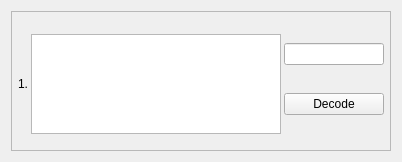
<?xml version="1.0" encoding="UTF-8"?>
<ui version="4.0">
 <class>Form</class>
 <widget class="QWidget" name="Form">
  <property name="geometry">
   <rect>
    <x>0</x>
    <y>0</y>
    <width>402</width>
    <height>162</height>
   </rect>
  </property>
  <property name="minimumSize">
   <size>
    <width>0</width>
    <height>50</height>
   </size>
  </property>
  <property name="windowTitle">
   <string>Form</string>
  </property>
  <layout class="QHBoxLayout" name="horizontalLayout_2">
   <item>
    <widget class="QFrame" name="frame_2">
     <property name="sizePolicy">
      <sizepolicy hsizetype="Maximum" vsizetype="Preferred">
       <horstretch>0</horstretch>
       <verstretch>0</verstretch>
      </sizepolicy>
     </property>
     <property name="minimumSize">
      <size>
       <width>0</width>
       <height>50</height>
      </size>
     </property>
     <property name="autoFillBackground">
      <bool>true</bool>
     </property>
     <property name="frameShape">
      <enum>QFrame::StyledPanel</enum>
     </property>
     <layout class="QHBoxLayout" name="horizontalLayout">
      <property name="spacing">
       <number>0</number>
      </property>
      <property name="leftMargin">
       <number>3</number>
      </property>
      <property name="rightMargin">
       <number>3</number>
      </property>
      <property name="bottomMargin">
       <number>3</number>
      </property>
      <item>
       <widget class="Line" name="line_3">
        <property name="lineWidth">
         <number>0</number>
        </property>
        <property name="orientation">
         <enum>Qt::Vertical</enum>
        </property>
       </widget>
      </item>
      <item>
       <widget class="QLabel" name="number_index">
        <property name="sizePolicy">
         <sizepolicy hsizetype="Maximum" vsizetype="Preferred">
          <horstretch>0</horstretch>
          <verstretch>0</verstretch>
         </sizepolicy>
        </property>
        <property name="minimumSize">
         <size>
          <width>0</width>
          <height>0</height>
         </size>
        </property>
        <property name="text">
         <string>1.</string>
        </property>
        <property name="alignment">
         <set>Qt::AlignCenter</set>
        </property>
        <property name="margin">
         <number>5</number>
        </property>
       </widget>
      </item>
      <item>
       <widget class="QWidget" name="widget_2" native="true">
        <property name="sizePolicy">
         <sizepolicy hsizetype="Expanding" vsizetype="Preferred">
          <horstretch>5</horstretch>
          <verstretch>0</verstretch>
         </sizepolicy>
        </property>
        <layout class="QVBoxLayout" name="verticalLayout_2">
         <property name="leftMargin">
          <number>3</number>
         </property>
         <property name="topMargin">
          <number>3</number>
         </property>
         <property name="rightMargin">
          <number>3</number>
         </property>
         <property name="bottomMargin">
          <number>3</number>
         </property>
         <item>
          <widget class="QPlainTextEdit" name="plainTextEdit">
           <property name="sizePolicy">
            <sizepolicy hsizetype="Expanding" vsizetype="Maximum">
             <horstretch>2</horstretch>
             <verstretch>0</verstretch>
            </sizepolicy>
           </property>
           <property name="minimumSize">
            <size>
             <width>0</width>
             <height>100</height>
            </size>
           </property>
           <property name="maximumSize">
            <size>
             <width>1000</width>
             <height>100</height>
            </size>
           </property>
           <property name="readOnly">
            <bool>true</bool>
           </property>
           <property name="plainText">
            <string/>
           </property>
          </widget>
         </item>
        </layout>
       </widget>
      </item>
      <item>
       <widget class="QWidget" name="widget" native="true">
        <property name="sizePolicy">
         <sizepolicy hsizetype="Expanding" vsizetype="Preferred">
          <horstretch>2</horstretch>
          <verstretch>0</verstretch>
         </sizepolicy>
        </property>
        <layout class="QVBoxLayout" name="verticalLayout">
         <property name="leftMargin">
          <number>0</number>
         </property>
         <property name="topMargin">
          <number>0</number>
         </property>
         <property name="rightMargin">
          <number>0</number>
         </property>
         <item>
          <widget class="QLineEdit" name="lineEdit_code">
           <property name="maximumSize">
            <size>
             <width>100</width>
             <height>16777215</height>
            </size>
           </property>
          </widget>
         </item>
         <item>
          <widget class="QPushButton" name="pushButton_decode">
           <property name="maximumSize">
            <size>
             <width>100</width>
             <height>16777215</height>
            </size>
           </property>
           <property name="text">
            <string>Decode</string>
           </property>
          </widget>
         </item>
        </layout>
       </widget>
      </item>
     </layout>
    </widget>
   </item>
  </layout>
 </widget>
 <resources/>
 <connections/>
</ui>
